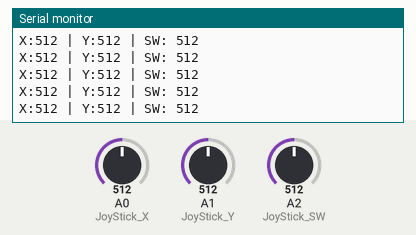
Recording of a sketch running on a simulated Arduino Uno, built with avr-gcc and run on an emulated ATmega328P. On the bench: the last lines printed to the serial monitor. Inputs (shaded band) come from the test bench; at power-on: A0 (JoyStick_X) = 512, A1 (JoyStick_Y) = 512, A2 (JoyStick_SW) = 512.

Above: at 5.7 s.
5.8 s: A0 (JoyStick_X) set to 988
At 5.86 s:
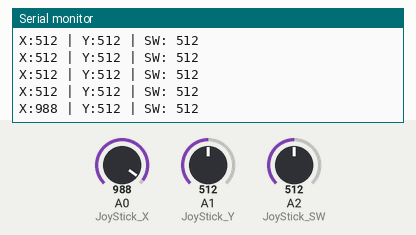
8.8 s: A0 (JoyStick_X) set to 1014
At 8.89 s:
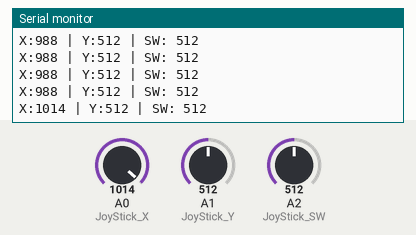
Timing chart, 0 to 11.8 s (numbered marks = the images above; inputs shaded):
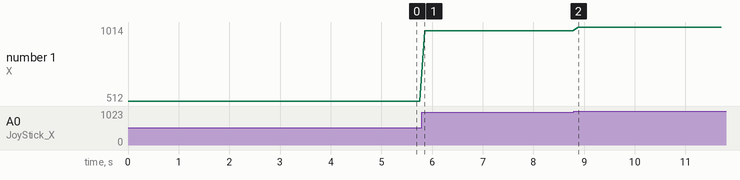

The sketch:

Po_Read_Joystick.ino
```cpp
int JoyStick_X = A0; //x
int JoyStick_Y = A1; //y
int JoyStick_SW = A2; //SW

void setup()
{
  /*
  pinMode(JoyStick_X, INPUT);
  pinMode(JoyStick_Y, INPUT);
  pinMode(JoyStick_SW, INPUT);
  */
  Serial.begin(9600); // 9600 bps
}


void loop()
{
  int tmp = 0;
  tmp = analogRead(JoyStick_X);
  Serial.print("X:");
  Serial.print(tmp, DEC);
  tmp = analogRead(JoyStick_Y);
  Serial.print(" | Y:");
  Serial.print(tmp, DEC);
  tmp = analogRead(JoyStick_SW);
  Serial.print(" | SW: ");
  Serial.println(tmp, DEC);
  delay(100);
}
```

Measured:
- after the input at 5.8 s, the serial monitor: prints a new line after 0.05 s (image 1)
- after the input at 8.8 s, the serial monitor: prints a new line after 0.08 s (image 2)
- plotted number 1: 512 → 988 after the input at 5.8 s, 988 → 1014 after the input at 8.8 s
